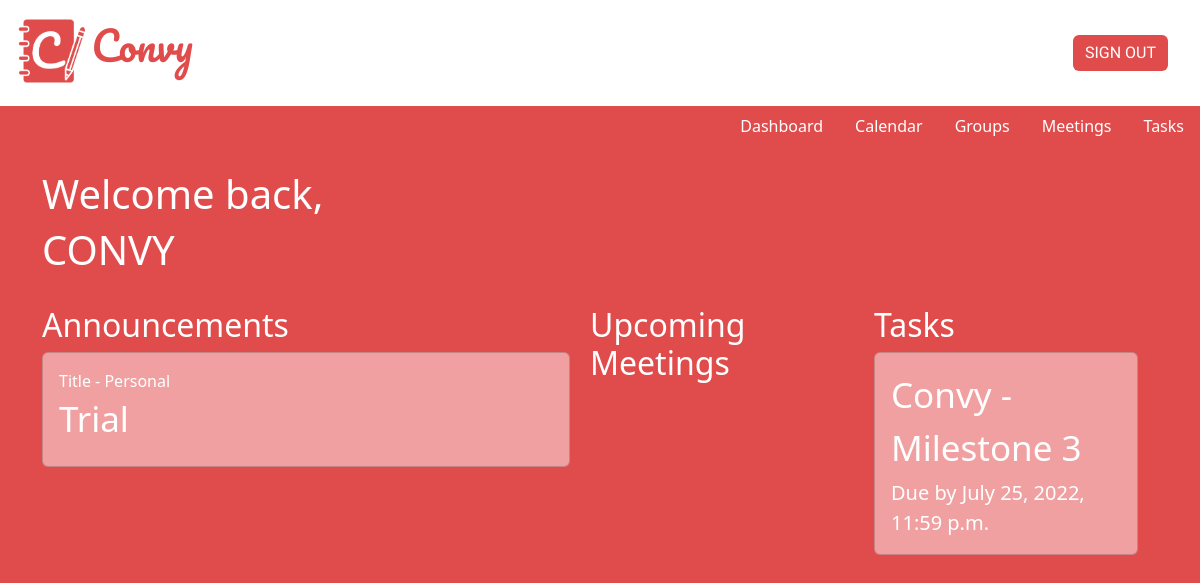
Page /dashboard/dashboard/ (signed in) on the earlier database version.
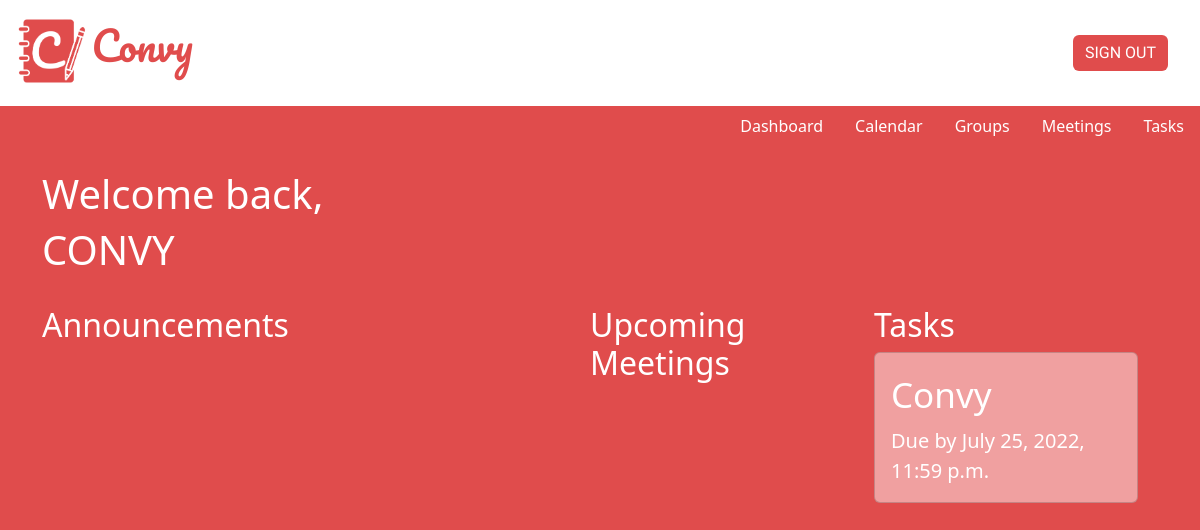
Same page on the later database version.
### group/models.py (models this page shows, shortened)
class Announcement(models.Model):
    user = models.ForeignKey(User, on_delete=models.CASCADE)
    title = models.CharField(max_length=225, blank=False)
    body = models.TextField(blank=True)
    published = models.DateTimeField(default=timezone.now)
    group = models.ForeignKey(Group, on_delete=models.CASCADE, default=1)
    class Meta:
        ordering = ('-published',)

class Group(models.Model):
    CATEGORY = (
        ('PERSONAL', 'PERSONAL'),
        ('CCA', 'CCA'),
        ('MODULE', 'MODULE'),
        ('PROJECT', 'PROJECT')
    )
    category = models.CharField(max_length=10, choices=CATEGORY, default='PERS')
    title = models.CharField(max_length=63, blank=False)
    members = models.ManyToManyField(User)
    class Meta:
        ordering = ('title',)
    def __str__(self):
        return self.title + " - " + self.category

### task/models.py (models this page shows, shortened)
class TaskGroup(models.Model):
    user = models.ForeignKey(User, on_delete=models.CASCADE, null = True, blank=True)
    group = models.ForeignKey(Group, on_delete=models.CASCADE, default=1)
    title = models.CharField(max_length=200)
    deadline = models.DateTimeField(null = True, blank = True)

### dashboard/views.py (the view)
# urls.py: path('dashboard/', include('dashboard.urls')),
def dashboard(request):
    announcement = Announcement.objects.filter(user__pk = request.user.id)
    meeting = Meeting.objects.filter(user__pk = request.user.id)
    upcomingmeeting = meeting.filter(meeting_date__gt = timezone.now())
    taskgroup = TaskGroup.objects.filter(user__pk = request.user.id)
    return render(request, 'dashboard/dashboard.html', {
        'announcement': announcement,
        'upcomingmeeting': upcomingmeeting,
        'taskgroup': taskgroup,
    })

### dashboard/templates/dashboard/dashboard.html (shortened to what this page needs)
{% extends 'authentication/base.html' %}
{% block content %}
    <h1>Welcome back,</h1>
    <h1>{{user.username | upper}}</h1>
    <br>
    <div class="dashboard">
    <div class="announcements">
    <h2>Announcements</h2>
    {% for announcements in announcement %}
    <a href="{% url 'group:all-announcement' %}">
        <div class="card">
            <div class="card-body">
                <div class="Info">
                    {{ announcements.group }}
                </div>
                <div class="title">{{ announcements.title }}</div> <br>
            </div>
        </div>
    </a>
    <br>
    {% endfor %}
    </div>
    <br> <br>
    <div class="upcomingmeeting">
    <h2>Upcoming Meetings</h2>
    </div>
    <br> <br>
    <div class="tasks">
    <h2>Tasks</h2>
    {% for tasks in taskgroup %}
    <a href="{% url 'task:task-list' tasks.id %}">
    <div class="card">
        <div class="card-body">
            <div class="title">{{ tasks.title }}</div> <br>
            <div class="content">Due by {{ tasks.deadline }}</div>
        </div>
    </div>
    </a>
    <br>
    {% endfor %}
    </div>
    </div>
{% endblock %}

### authentication/templates/authentication/base.html (shortened to what this page needs)
{% load static %}
<!DOCTYPE html>
<html lang="en">
  <head>
    <link rel="stylesheet" href="{% static 'authentication/styles/base.css' %}" type="text/css">
    <link href="https://cdn.jsdelivr.net/npm/bootstrap@5.2.0-beta1/dist/css/bootstrap.min.css" rel="stylesheet">
  </head>
  <body>
    {% include 'authentication/navbar.html' %}
    <br>
    <div class = "container">
        {% block content %}
        {% endblock %}
    </div>
  </body>
</html>

### authentication/templates/authentication/navbar.html (shortened to what this page needs)
{% load static %}
<link rel="stylesheet" href="{% static 'authentication/styles/base.css' %}" type="text/css">
<nav class="navbar navbar-expand-lg bg-white">
    <div class="container-fluid">
        <a class="navbar-brand" href="{% url 'authentication:home' %}"><img id="upper-logo" src="{% static 'authentication/images/logobgw.png' %}" alt="logo">Convy</a>
    <form class="d-flex">
        {% if user.is_authenticated %}
            <a href="{% url 'authentication:signout' %}" class="btn" id="right-button" type="submit">SIGN OUT</a>
        {% else %}
            <a href="{% url 'authentication:signup' %}" class="btn" id="left-button" type="submit">SIGN UP</a>
            <a href="{% url 'authentication:signin' %}" class="btn" id="right-button" type="submit">SIGN IN</a>
        {% endif %}
    </form>
    </div>
</nav>
{% if user.is_authenticated %}
<ul class="nav justify-content-end">
    <li class="nav-item">
        <a class="nav-link" href="{% url 'dashboard:dashboard' %}">Dashboard</a>
    </li>
    <li class="nav-item">
        <a class="nav-link" href="{% url 'convy_calendar:calendars' %}">Calendar</a>
    </li>
    <li class="nav-item">
        <a class="nav-link" href="{% url 'group:group' %}">Groups</a>
    </li>
    <li class="nav-item">
        <a class="nav-link" href="{% url 'meeting:meeting' %}">Meetings</a>
    </li>
    <li class="nav-item">
        <a class="nav-link" href="{% url 'task:taskgroup-list' %}">Tasks</a>
    </li>
</ul>
{% endif %}

### authentication/static/authentication/styles/base.css (style rules this page uses)
* { margin: 0; padding: 0; box-sizing: border-box; }
body { background-color: #e04c4c; }
#upper-logo { height: 80px; }
.navbar-brand { font-size: 40px !important; font-family: 'Pacifico'; color: #e04c4c; }
.nav-link, .nav-link:hover, a { color: white; }
#right-button { font-family: 'Manjari'; color: white; background-color: #e04c4c; margin-left: 20px; margin-right: 20px; }
h1, h3, hr, p, ul, a, li, form { color: white; }
.btn { background-color: white; color: #e04c4c; border: 0px; }

### dashboard/templates/dashboard/dashboard.html (style rules this page uses)
body { color: white; width: 100%; }
.card { background-color: #F0A0A0; }
.title { font-size: 35px; }
.content { margin-top: -20px; font-size: 20px; }
a { text-decoration: none; }
.announcements { width: 50%; margin-right: 20px; }
.upcomingmeeting, .tasks { width: 25%; float: right; margin-right: 20px; }
.dashboard { display: flex; }

Differences in the rows shown:
removed Announcement: group "Title - Personal", title "Trial"
removed TaskGroup: title "Convy - Milestone 3", deadline "July 25, 2022, 11:59 p.m."
added TaskGroup: title "Convy", deadline "July 25, 2022, 11:59 p.m."
